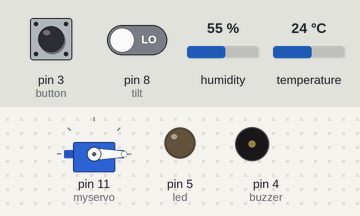
Simulated run of this sketch. Board: Arduino Uno, built with avr-gcc and run on an emulated ATmega328P. Parts: servo, output pins drawn as LEDs (lit = HIGH), buzzer (waves = sounding, pin HIGH). The inputs (shaded band) are chosen by the test bench; at power-on: temperature 24 °C, pin 8 (tilt) LOW, pin 3 (button) LOW, humidity 55 %. What the sketch prints to the serial monitor is not drawn.

Above: at 1.8 s.
1.9 s: temperature set to 20 °C
3.4 s: temperature set to 17 °C
At 4.8 s:
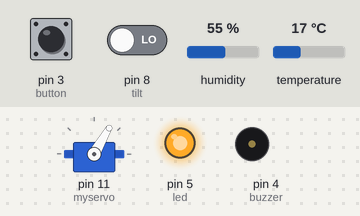
9.4 s: pin 8 (tilt) driven HIGH
At 12.8 s:
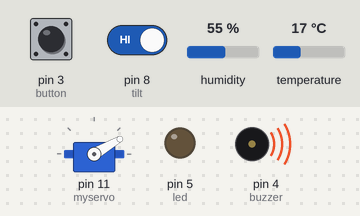
15.4 s: pin 8 (tilt) driven LOW
At 20.9 s:
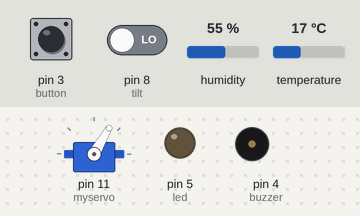
21.4 s: pin 3 (button) pulled HIGH for 3.2 s
At 25.0 s:
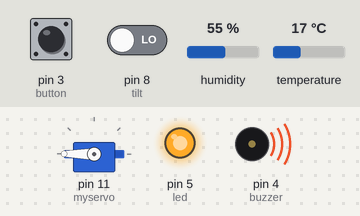
26.1 s: humidity set to 91 %
Timing chart, 0 to 30.6 s (numbered marks = the images above; inputs shaded):
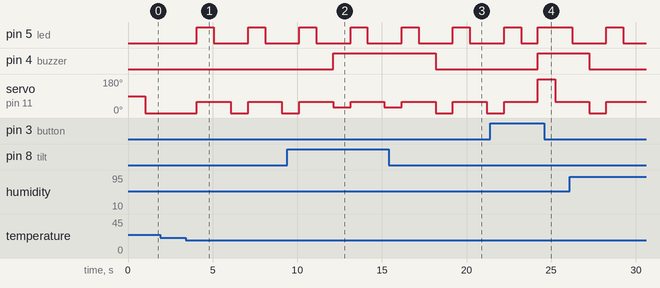

Measured:
- the behaviour switches between 19 and 18 °C on temperature (found by bisection; images 0 and 1)
- after the input at 1.9 s, every drawn part: stays the same
- after the input at 3.4 s, pin 5 (led): alternates HIGH for 1.0 s and LOW for 2.0 s, starting after 0.67 s; servo on pin 11 (myservo): alternates 60° for 2.0 s and 0° for 1.0 s, starting after 0.67 s
- after the input at 9.4 s, pin 4 (buzzer): LOW → HIGH after 2.7 s
- after the input at 15.4 s, pin 4 (buzzer): HIGH → LOW after 2.8 s
- after the input at 21.4 s, pin 4 (buzzer): LOW → HIGH after 2.8 s

The sketch:

finner_test.ino
```cpp
 #include <DHT.h>

#define DHT_PIN A2 // 온습도센서 아날로그 2번핀연결
DHT dht(DHT_PIN, DHT11);

#include<Servo.h>
Servo myservo; // 서보모터 변수지정

int tilt = 8; //틸트센서 10번
int led = 5; // led 5번
int buzzer = 4; // 부저 4번
int button = 3; // 버튼 3번

void setup() {
  Serial.begin(9600);
  myservo.attach(11); // 서보모터 11번 연결
  pinMode(tilt,INPUT); //틸트 입력
  pinMode(led,OUTPUT); // led 출력
  pinMode(buzzer,OUTPUT); // 부저 출력
  pinMode(button,INPUT); // 버튼 입력
  dht.begin(); //온습도센서 동작 시작
}

void loop(){
  boolean chk = dht.read();
    Serial.print("Humidity (%): ");
    Serial.println((int)dht.readHumidity());
    Serial.print("Temperature (℃): ");
    Serial.println((int)dht.readTemperature(false));
  delay(1000);
  int t = dht.readTemperature(); // t는 온도
  int h = dht.readHumidity(); //h는 습도

 if(h>=90){
  digitalWrite(led,HIGH);
  myservo.write(90);
 }
 if(t<19){
  myservo.write(60);

  digitalWrite(led,HIGH);
  delay(1000);
  digitalWrite(led,LOW);
  delay(1000);
 }
if(digitalRead(button) == HIGH){
      myservo.write(180);
      digitalWrite(led,HIGH);
      digitalWrite(buzzer,HIGH);
      }
      if(digitalRead(button) == LOW && h<90){
      digitalWrite(led,LOW);
      digitalWrite(buzzer,LOW);
      myservo.write(0);
      }
if(digitalRead(button) == LOW){
  digitalWrite(buzzer,LOW);
}
if(digitalRead(tilt)==HIGH){
  myservo.write(30);
  digitalWrite(led,LOW);
  digitalWrite(buzzer,HIGH);
}


}
```
